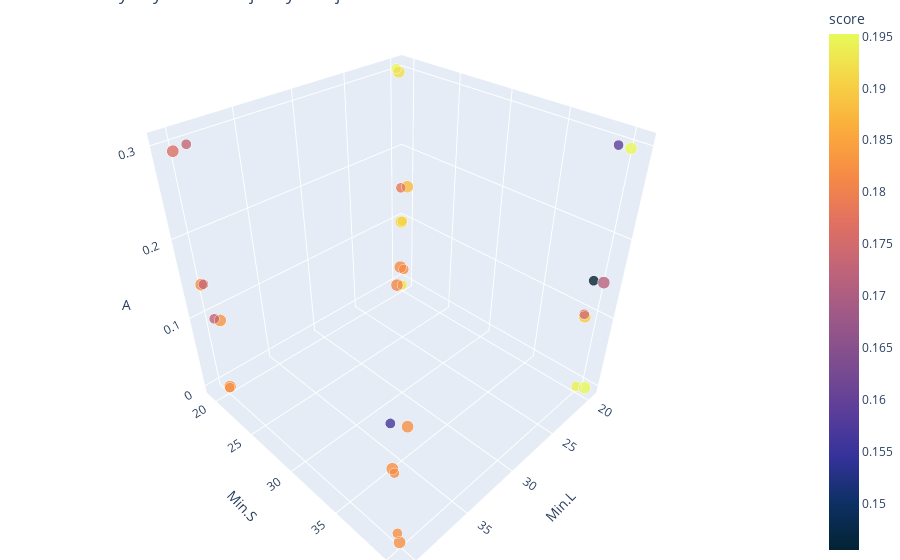

Notebook code for this chart:
### Code cell
results.reset_index(inplace=True)
results.rename(columns=lambda x: x.replace('param_', ''), inplace=True)

from plotly.graph_objects import Figure, Scatter3d

def scatter_3d(df, 
               x_col, y_col, z_col, size_col, color_col, 
               x_title, y_title, z_title, size_title, color_title, 
               color_scale=[0,1], scatter=0.01):

    from numpy import random, log, mean

    fig = Figure(data=[Scatter3d(
        x=df[x_col] + mean(df[x_col]) * random.normal(0, scatter, size=len(df)),
        y=df[y_col] + mean(df[y_col]) * random.normal(0, scatter, size=len(df)),
        z=df[z_col] + mean(df[z_col]) * random.normal(0, scatter, size=len(df)),
        mode='markers',
        marker=dict(
            size=log(df[size_col])*2+1,
            sizemode='diameter',
            opacity=0.8,
            color=df[color_col],
            colorscale='thermal',
            colorbar=dict(title=color_title),
            cmin=color_scale[0] if color_scale else None,
            cmax=color_scale[1] if color_scale else None
        ),
        text=
            x_title + '=' + df[x_col].astype(str) + '; ' + 
            y_title + '=' + df[y_col].astype(str) + '; ' + 
            z_title + '=' + df[z_col].astype(str) + '; ' +
            size_title + '='+ df[size_col].astype(str) + '; ' + 
            color_title + '='+ round(df[color_col],3).astype(str),
        hoverinfo='text'
    )])

    fig.update_layout(
        title="Parametry i wyniki walidacji krzyżowej",
        margin=dict(l=0, r=0, b=0, t=0),
        scene=dict(
            xaxis_title=x_title,
            yaxis_title=y_title,
            zaxis_title=z_title
        )
    )
    
    return fig

def scatter_3d_params(df, scatter=0.01, color_scale=[0,1]):

    return scatter_3d(df, 
        'min_samples_leaf', 'min_samples_split', 'ccp_alpha', 'n_estimators', 'mean_test_score', 
        'Min.L', 'Min.S', 'A', 'ne', 'score', scatter = 0.01, color_scale=color_scale
    )

scatter_3d_params(results, color_scale=None)

### Figure 1 — Plotly figure (JSON) as saved in the notebook; plotly's stock layout.template omitted (floating-point values rounded to 4 significant figures)
{"data": [{"hoverinfo": "text", "marker": {"color": [0.1952, 0.1951, 0.195, 0.1941, 0.1937, 0.1928, 0.192, 0.1903, 0.1897, 0.188, 0.1832, 0.1831, 0.1824, 0.1824, 0.1823, 0.1822, 0.1822, 0.1821, 0.1819, 0.1818, 0.1817, 0.1809, 0.1785, 0.1766, 0.1755, 0.1737, 0.1732, 0.173, 0.1716, 0.1593, 0.1564, 0.1455], "colorbar": {"title": {"text": "score"}}, "colorscale": [[0, "rgb(3, 35, 51)"], [0.09091, "rgb(13, 48, 100)"], [0.1818, "rgb(53, 50, 155)"], [0.2727, "rgb(93, 62, 153)"], [0.3636, "rgb(126, 77, 143)"], [0.4545, "rgb(158, 89, 135)"], [0.5455, "rgb(193, 100, 121)"], [0.6364, "rgb(225, 113, 97)"], [0.7273, "rgb(246, 139, 69)"], [0.8182, "rgb(251, 173, 60)"], [0.9091, "rgb(246, 211, 70)"], [1, "rgb(231, 250, 90)"]], "opacity": 0.8, "size": [6.991, 8.378, 8.378, 6.991, 6.991, 6.991, 8.378, 8.378, 8.378, 8.378, 8.378, 8.378, 8.378, 6.991, 8.378, 8.378, 6.991, 6.991, 8.378, 6.991, 8.378, 8.378, 6.991, 8.378, 6.991, 6.991, 6.991, 6.991, 8.378, 6.991, 6.991, 6.991], "sizemode": "diameter"}, "mode": "markers", "text": ["Min.L=20; Min.S=20; A=0.3; ne=20; score=0.195", "Min.L=20; Min.S=40; A=0.0; ne=40; score=0.195", "Min.L=20; Min.S=40; A=0.3; ne=40; score=0.195", "Min.L=20; Min.S=40; A=0.0; ne=20; score=0.194", "Min.L=20; Min.S=20; A=0.1; ne=20; score=0.194", "Min.L=20; Min.S=20; A=0.0; ne=20; score=0.193", "Min.L=20; Min.S=20; A=0.3; ne=40; score=0.192", "Min.L=20; Min.S=20; A=0.1; ne=40; score=0.19", "Min.L=20; Min.S=40; A=0.1; ne=40; score=0.19", "Min.L=20; Min.S=20; A=0.15; ne=40; score=0.188", "Min.L=40; Min.S=20; A=0.0; ne=40; score=0.183", "Min.L=40; Min.S=20; A=0.1; ne=40; score=0.183", "Min.L=40; Min.S=40; A=0.0; ne=40; score=0.182", "Min.L=40; Min.S=40; A=0.0; ne=20; score=0.182", "Min.L=40; Min.S=40; A=0.1; ne=40; score=0.182", "Min.L=40; Min.S=40; A=0.15; ne=40; score=0.182", "Min.L=40; Min.S=20; A=0.0; ne=20; score=0.182", "Min.L=40; Min.S=40; A=0.3; ne=20; score=0.182", "Min.L=40; Min.S=20; A=0.15; ne=40; score=0.182", "Min.L=40; Min.S=40; A=0.1; ne=20; score=0.182", "Min.L=40; Min.S=40; A=0.3; ne=40; score=0.182", "Min.L=20; Min.S=20; A=0.0; ne=40; score=0.181", "Min.L=20; Min.S=20; A=0.15; ne=20; score=0.179", "Min.L=40; Min.S=20; A=0.3; ne=40; score=0.177", "Min.L=20; Min.S=40; A=0.1; ne=20; score=0.176", "Min.L=40; Min.S=20; A=0.15; ne=20; score=0.174", "Min.L=40; Min.S=20; A=0.3; ne=20; score=0.173", "Min.L=40; Min.S=20; A=0.1; ne=20; score=0.173", "Min.L=20; Min.S=40; A=0.15; ne=40; score=0.172", "Min.L=20; Min.S=40; A=0.3; ne=20; score=0.159", "Min.L=40; Min.S=40; A=0.15; ne=20; score=0.156", "Min.L=20; Min.S=40; A=0.15; ne=20; score=0.146"], "type": "scatter3d", "x": [20.05, 19.73, 20.1, 20.02, 19.79, 20.28, 20.1, 19.95, 20.01, 19.43, 40.0, 39.8, 40.14, 39.79, 40.4, 39.67, 39.94, 39.65, 40.49, 40.47, 39.86, 20.49, 19.92, 40.62, 19.97, 40.38, 39.56, 39.97, 20.12, 20.33, 40.19, 20.25], "y": [19.24, 40.7, 40.54, 40.1, 19.67, 20.15, 19.58, 19.71, 39.64, 19.96, 20.25, 20.42, 40.02, 39.47, 39.71, 40.2, 20.07, 39.85, 19.98, 39.95, 39.84, 19.66, 19.64, 20.23, 39.55, 20.11, 20.06, 19.84, 40.63, 39.77, 39.36, 39.9], "z": [0.3029, -0.0002276, 0.3, -0.001046, 0.09989, 0.002644, 0.3003, 0.1003, 0.09855, 0.1508, 0.002325, 0.1001, -0.000495, -0.0002701, 0.1022, 0.1501, -0.001494, 0.2989, 0.1494, 0.1005, 0.302, 0.0005599, 0.1502, 0.2993, 0.101, 0.1499, 0.3005, 0.09908, 0.1521, 0.3008, 0.1503, 0.1502]}], "layout": {"margin": {"b": 0, "l": 0, "r": 0, "t": 0}, "scene": {"xaxis": {"title": {"text": "Min.L"}}, "yaxis": {"title": {"text": "Min.S"}}, "zaxis": {"title": {"text": "A"}}}, "title": {"text": "Parametry i wyniki walidacji krzyżowej"}}}
